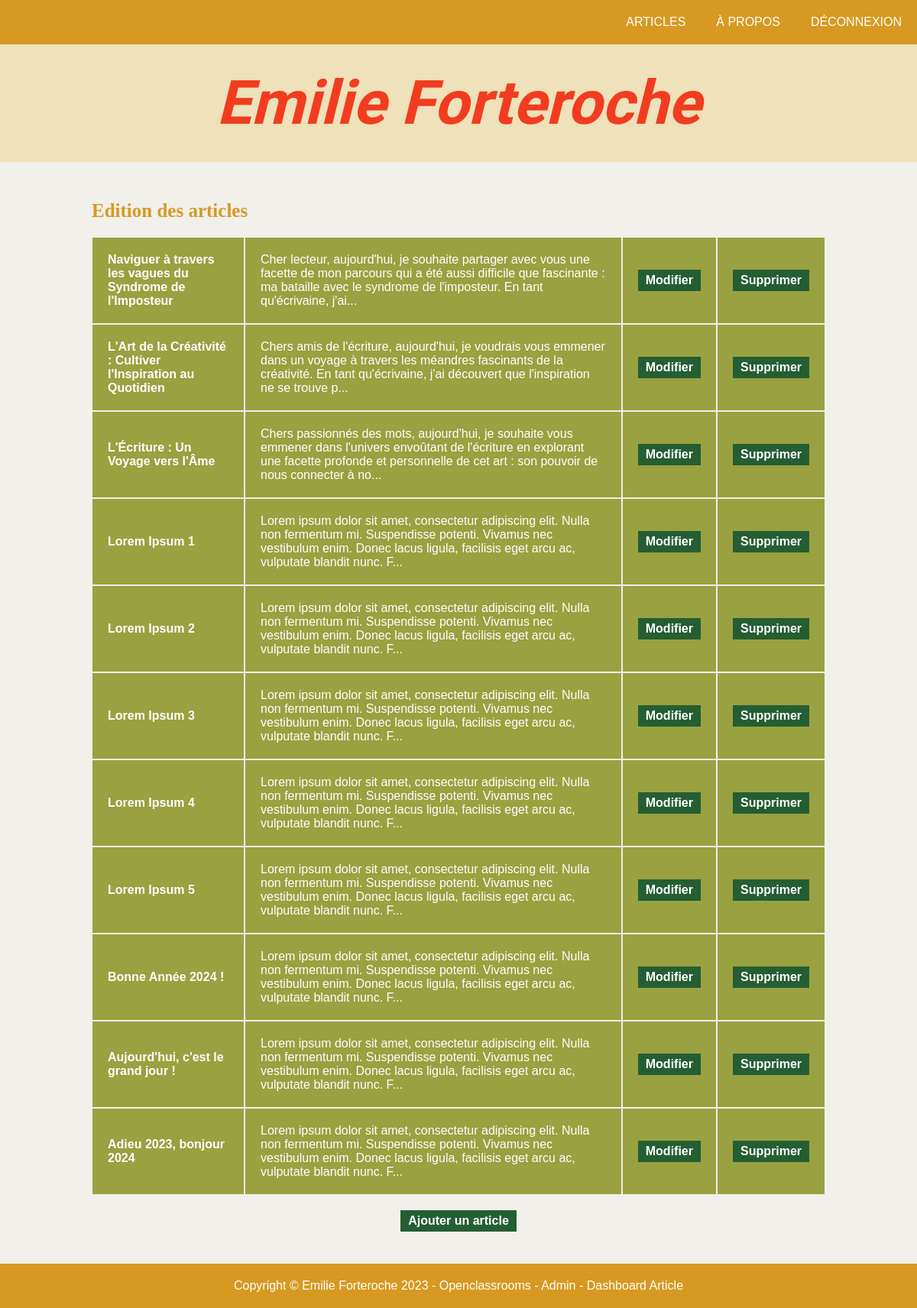
Page /index.php?action=admin (signed in) on the committed database.
### tables this page shows
CREATE TABLE IF NOT EXISTS `article` (
  `id` int NOT NULL AUTO_INCREMENT,
  `id_user` int NOT NULL,
  `title` varchar(255) NOT NULL,
  `content` text NOT NULL,
  `date_creation` datetime NOT NULL,
  `date_update` datetime DEFAULT NULL,
  `nb_views` int DEFAULT '0',
  PRIMARY KEY (`id`),
  KEY `link_article_user` (`id_user`),
  CONSTRAINT `link_article_user` FOREIGN KEY (`id_user`) REFERENCES `user` (`id`) ON DELETE CASCADE ON UPDATE CASCADE
);

### views/View.php (called while the page is built, shortened)
<?php
class View
{
    public function render(string $viewName, array $params = []): void
    {
        $viewPath = $this->buildViewPath($viewName);
        $content = $this->_renderViewFromTemplate($viewPath, $params);
    }
    private function _renderViewFromTemplate(string $viewPath, array $params = []): string
    {
        if (file_exists($viewPath)) {
            extract($params);
            require($viewPath);
            return ob_get_clean();
        } else {
            throw new Exception("La vue '$viewPath' est introuvable.");
        }
    }
    private function buildViewPath(string $viewName): string
    {
        return TEMPLATE_VIEW_PATH . $viewName . '.php';
    }
}

### controllers/AdminController.php (called while the page is built, shortened)
<?php
class AdminController
{
    public function showAdmin(): void
    {
        $articleManager = new ArticleManager();
        $articles = $articleManager->getAllArticles();
        $view = new View("Administration");
        $view->render("admin", [
            'articles' => $articles
        ]);
    }
}

### index.php (called while the page is built, shortened)
<?php
$action = Utils::request('action', 'home');
try {
    switch ($action) {
        case 'admin':
            $adminController = new AdminController();
            $adminController->showAdmin();
            break;
    }
} catch (Exception $e) {
    $errorView = new View('Erreur');
    $errorView->render('errorPage', ['errorMessage' => $e->getMessage()]);
}

### models/DBManager.php (called while the page is built, shortened)
<?php
class DBManager
{
    private static $instance;
    private $db;
    private function __construct()
    {
        $this->db = new PDO('mysql:host=' . DB_HOST . ';dbname=' . DB_NAME . ';charset=utf8', DB_USER, DB_PASS);
        $this->db->setAttribute(PDO::ATTR_ERRMODE, PDO::ERRMODE_EXCEPTION);
        $this->db->setAttribute(PDO::ATTR_DEFAULT_FETCH_MODE, PDO::FETCH_ASSOC);
    }
    public static function getInstance(): DBManager
    {
        if (!self::$instance) {
            self::$instance = new DBManager();
        }
        return self::$instance;
    }
    public function query(string $sql, ?array $params = null): PDOStatement
    {
        if ($params == null) {
            $query = $this->db->query($sql);
        } else {
            $query = $this->db->prepare($sql);
            $query->execute($params);
        }
        return $query;
    }
}

### models/AbstractEntityManager.php (called while the page is built, shortened)
<?php
abstract class AbstractEntityManager
{
    public function __construct()
    {
        $this->db = DBManager::getInstance();
    }
}

### models/ArticleManager.php (called while the page is built, shortened)
<?php
class ArticleManager extends AbstractEntityManager
{
    public function getAllArticles(array $info = []): array
    {
        $sql = "SELECT * FROM article";
        $result = $this->db->query($sql);
        $articles = [];
        while ($article = $result->fetch()) {
            $articles[] = new Article($article);
        }
        return $articles;
    }
}

### models/AbstractEntity.php (called while the page is built, shortened)
<?php
abstract class AbstractEntity
{
    protected int $id = -1;
    protected function hydrate(array $data): void
    {
        foreach ($data as $key => $value) {
            $method = 'set' . str_replace('_', '', ucwords($key, '_'));
        }
    }
    public function setId(int $id): void
    {
        $this->id = $id;
    }
    public function getId(): int
    {
        return $this->id;
    }
}

### models/Article.php (called while the page is built, shortened)
<?php
class Article extends AbstractEntity
{
    private string $title = "";
    private string $content = "";
    public function setTitle(string $title): void
    {
        $this->title = $title;
    }
    public function getTitle(): string
    {
        return $this->title;
    }
    public function setContent(string $content): void
    {
        $this->content = $content;
    }
    public function getContent(int $length = -1): string
    {
        if ($length > 0) {
            $content = mb_substr($this->content, 0, $length);
            if (strlen($this->content) > $length) {
                $content .= "...";
            }
            return $content;
        }
        return $this->content;
    }
    public function setDateCreation(string|DateTime $dateCreation, string $format = 'Y-m-d H:i:s'): void
    {
        if (is_string($dateCreation)) {
            $dateCreation = DateTime::createFromFormat($format, $dateCreation);
        }
    }
    public function setDateUpdate(string|DateTime|null $dateUpdate, string $format = 'Y-m-d H:i:s'): void
    {
        if (is_string($dateUpdate)) {
            $dateUpdate = DateTime::createFromFormat($format, $dateUpdate);
        }
    }
}

### services/Utils.php (called while the page is built, shortened)
<?php
class Utils
{
    public static function askConfirmation(string $message): string
    {
        return "onclick=\"return confirm('$message');\"";
    }
}

### views/templates/admin.php (the view, shortened to what this page needs)
<h2>Edition des articles</h2>
<div class="adminArticle">
    <?php foreach ($articles as $article) { ?>
        <div class="articleLine">
            <div class="title"><?= $article->getTitle() ?></div>
            <div class="content"><?= $article->getContent(200) ?></div>
            <div><a class="submit" href="index.php?action=showUpdateArticleForm&id=<?= $article->getId() ?>">Modifier</a></div>
            <div><a class="submit" href="index.php?action=deleteArticle&id=<?= $article->getId() ?>" <?= Utils::askConfirmation("Êtes-vous sûr de vouloir supprimer cet article ?") ?> >Supprimer</a></div>
        </div>
    <?php } ?>
</div>
<a class="submit" href="index.php?action=showUpdateArticleForm">Ajouter un article</a>

### css/style.css (style rules this page uses)
* { margin: 0; padding: 0; box-sizing: border-box; }
:root { --backgroundColor: #f1f0eb; --headerColor: #d79922; --headerPaleColor: #efe1ba; --titleColor: #f13c1f; --dateColor: #3f56a4; --quoteColor: #c5cbe4; --commentPaleColor: #99a140; --commentColor: #255E33; }
body { display: flex; flex-direction: column; align-items: center; font-family: 'arial', sans-serif; background-color: var(--backgroundColor); }
h2 { width: 100%; margin: 20px 0; font-size: 25px; font-family: 'Times New Roman', Times, serif; color: var(--headerColor); }
a { text-decoration: none; color: inherit; }
.submit { padding: 5px 10px; font-weight: bold; color: white; background-color: var(--commentColor); border: none; }
.adminArticle { margin-bottom: 20px; background-color: var(--commentPaleColor); color: white; }
.articleLine { display: flex; }
.articleLine div { display: flex; align-items: center; }
.articleLine .title { font-weight: bold; min-width: 200px; width: 200px; }
.articleLine .content { flex-grow: 1; }
.articleLine > div { padding: 20px; border: 1px solid var(--backgroundColor); }

### rows in the picture
article: title "Naviguer à travers les vagues du Syndrome de l'Imposteur", content "Cher lecteur, aujourd'hui, je souhaite partager avec vous une facette de mon parcours qui a été aussi difficile que fascinante : ma bataille avec le syndrome de l'imposteur. En tant qu'écrivaine, j'ai..."
article: title "L'Art de la Créativité : Cultiver l'Inspiration au Quotidien", content "Chers amis de l'écriture, aujourd'hui, je voudrais vous emmener dans un voyage à travers les méandres fascinants de la créativité. En tant qu'écrivaine, j'ai découvert que l'inspiration ne se trouve p..."
article: title "L'Écriture : Un Voyage vers l'Âme", content "Chers passionnés des mots, aujourd'hui, je souhaite vous emmener dans l'univers envoûtant de l'écriture en explorant une facette profonde et personnelle de cet art : son pouvoir de nous connecter à no..."
article: title "Lorem Ipsum 1", content "Lorem ipsum dolor sit amet, consectetur adipiscing elit. Nulla non fermentum mi. Suspendisse potenti. Vivamus nec vestibulum enim. Donec lacus ligula, facilisis eget arcu ac, vulputate blandit nunc. F..."
article: title "Lorem Ipsum 2", content "Lorem ipsum dolor sit amet, consectetur adipiscing elit. Nulla non fermentum mi. Suspendisse potenti. Vivamus nec vestibulum enim. Donec lacus ligula, facilisis eget arcu ac, vulputate blandit nunc. F..."
article: title "Lorem Ipsum 3", content "Lorem ipsum dolor sit amet, consectetur adipiscing elit. Nulla non fermentum mi. Suspendisse potenti. Vivamus nec vestibulum enim. Donec lacus ligula, facilisis eget arcu ac, vulputate blandit nunc. F..."
article: title "Lorem Ipsum 4", content "Lorem ipsum dolor sit amet, consectetur adipiscing elit. Nulla non fermentum mi. Suspendisse potenti. Vivamus nec vestibulum enim. Donec lacus ligula, facilisis eget arcu ac, vulputate blandit nunc. F..."
article: title "Lorem Ipsum 5", content "Lorem ipsum dolor sit amet, consectetur adipiscing elit. Nulla non fermentum mi. Suspendisse potenti. Vivamus nec vestibulum enim. Donec lacus ligula, facilisis eget arcu ac, vulputate blandit nunc. F..."
article: title "Bonne Année 2024 !", content "Lorem ipsum dolor sit amet, consectetur adipiscing elit. Nulla non fermentum mi. Suspendisse potenti. Vivamus nec vestibulum enim. Donec lacus ligula, facilisis eget arcu ac, vulputate blandit nunc. F..."
article: title "Aujourd'hui, c'est le grand jour !", content "Lorem ipsum dolor sit amet, consectetur adipiscing elit. Nulla non fermentum mi. Suspendisse potenti. Vivamus nec vestibulum enim. Donec lacus ligula, facilisis eget arcu ac, vulputate blandit nunc. F..."
article: title "Adieu 2023, bonjour 2024", content "Lorem ipsum dolor sit amet, consectetur adipiscing elit. Nulla non fermentum mi. Suspendisse potenti. Vivamus nec vestibulum enim. Donec lacus ligula, facilisis eget arcu ac, vulputate blandit nunc. F..."
